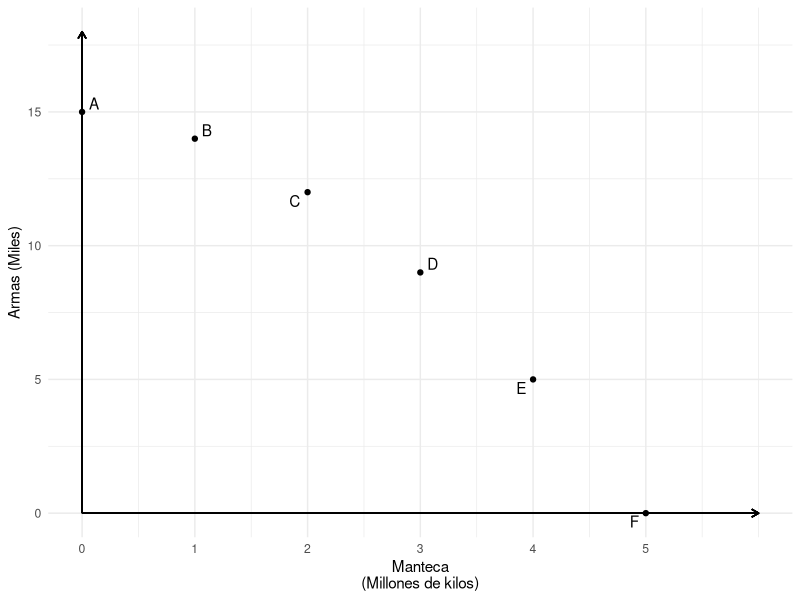
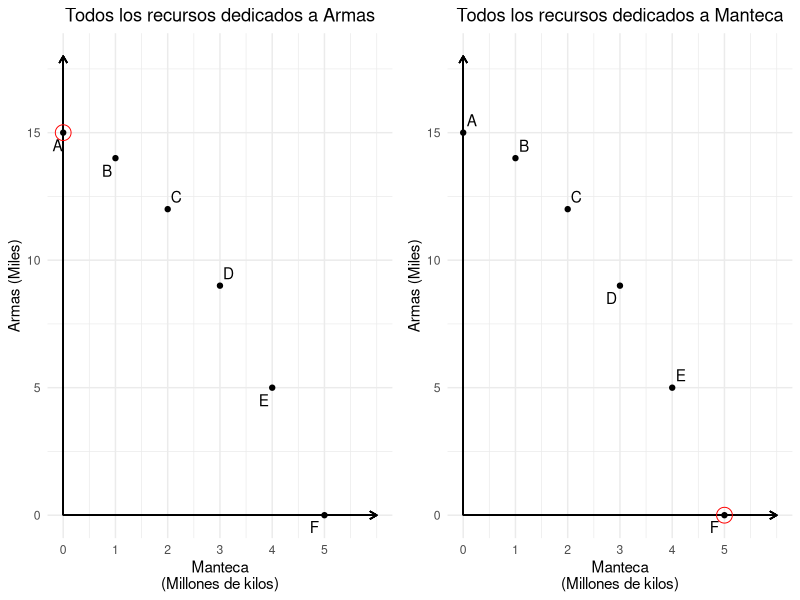
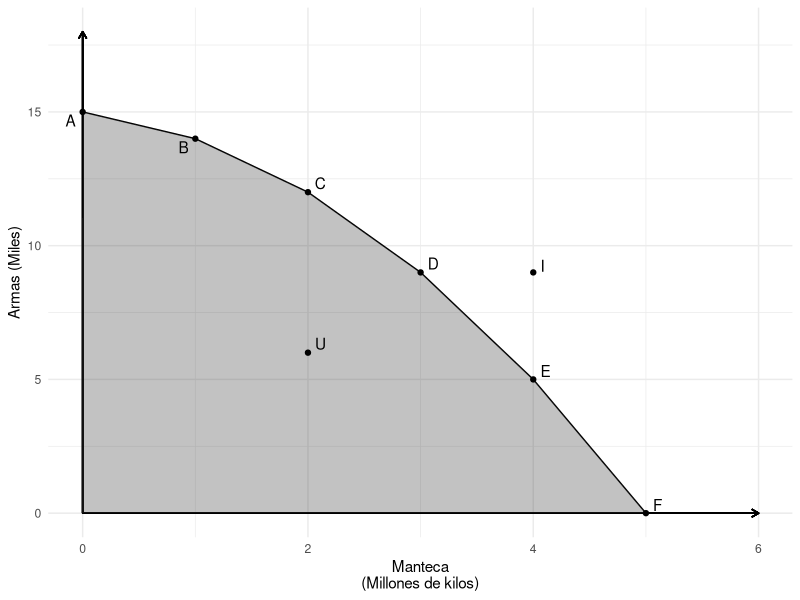
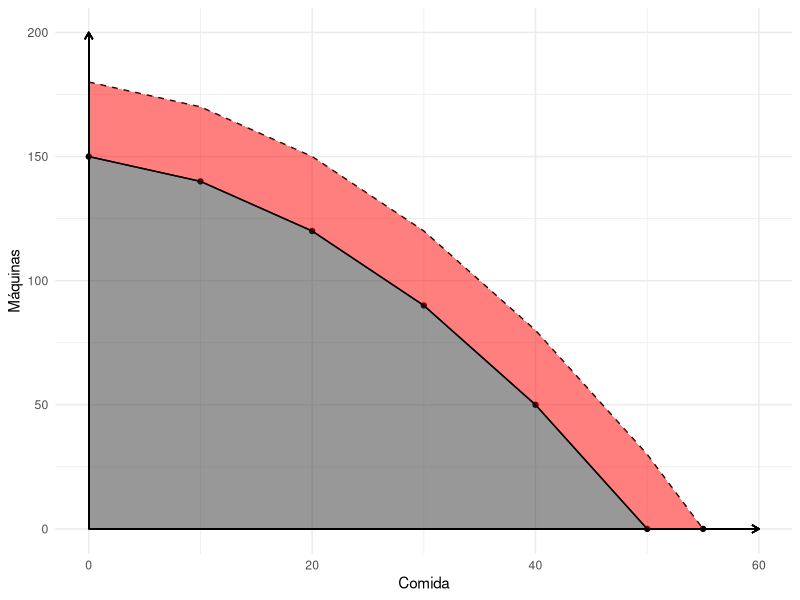

The R script that drew these images, in order:
## ---- chunk 1
knitr::opts_chunk$set(echo = FALSE)
library(tidyverse)
library(ggrepel)
library(cowplot)
library(knitr)

theme_set(theme_minimal() + 
            theme(plot.title = element_text(hjust = 0.5)))

## ---- chunk 2
# Table 1.1
table_1 <- tibble(manteca = 0:5,
                  armas = c(15, 14, 12, 9, 5, 0),
                  labs = LETTERS[1:6])


fig_1 <- ggplot(table_1, aes(manteca, armas)) + 
  geom_point() + 
  geom_segment(aes(x = 0, y = 0, xend = 0, yend = 18),          arrow = arrow(length=unit(0.2, "cm"))) +
  geom_segment(aes(x=0, y=0, xend = 6, yend = 0), arrow =       arrow(length=unit(0.2, "cm"))) + 
  scale_x_continuous(breaks = c(0:5),
                     labels = c(0:5)) +
  geom_text_repel(aes(label=labs)) + 
  labs(x= "Manteca\n(Millones de kilos)", y="Armas (Miles)")

fig_1

## ---- chunk 3
highlight_A <- fig_1 + 
  geom_point(data = filter(table_1, labs == "A"), alpha =          1, color = "red", size = 5, shape = 21) + 
  labs(title = "Todos los recursos dedicados a Armas")

highlight_B <- fig_1 + 
  geom_point(data = filter(table_1, labs == "F"), alpha =               1, color = "red", size = 5, shape = 21) + 
  labs(title = "Todos los recursos dedicados a Manteca")

plot_grid(highlight_A, highlight_B)
## ---- chunk 4
fig_2_data <- bind_rows(table_1,
  tibble(manteca = c(4, 2),
                       armas = c(9, 6),
                       labs = c("I", "U")))

ggplot(fig_2_data, aes(manteca, armas)) + 
  geom_segment(aes(x = 0, y = 0, xend = 0, yend = 18), arrow = arrow(length=unit(0.2, "cm"))) +
  geom_segment(aes(x=0, y=0, xend = 6, yend = 0), arrow = arrow(length=unit(0.2, "cm"))) +
  geom_line(data = table_1) + 
  geom_area(data = table_1, alpha = 0.3) + 
  geom_point() + 
  geom_text_repel(aes(label=labs)) + 
  labs(x= "Manteca\n(Millones de kilos)", y="Armas (Miles)")

## ---- chunk 5
df <- tribble(
  ~food, ~machines,   ~lab,
  0,      150,        "A",  
  10,     140,        "B",
  20,     120,        "C",
  30,     90,         "D",
  40,     50,         "E",
  50,     0,          "F"
) %>% 
    mutate(machines_2 = machines + 30) %>% 
  bind_rows(c(machines=0, machines_2=0, food = 55 ))


# Figure 3 - Crecimiento Economico
ggplot(df, aes(x=food, y=machines)) + 
  geom_point() + 
  geom_line() + 
  geom_line(aes(x=food, y = machines_2), lty="dashed") + 
  geom_ribbon(aes(ymin = 0, ymax=machines), alpha = 0.5) + 
  geom_ribbon(aes(ymin = machines, ymax = machines_2), alpha = 0.5, fill = "red") +
  geom_line(aes(x=food, y=machines)) + 
  geom_segment(aes(x = 0, y = 0, xend = 0, yend = 200), arrow = arrow(length=unit(0.2, "cm"))) +
  geom_segment(aes(x=0, y=0, xend = 60, yend = 0), arrow = arrow(length=unit(0.2, "cm"))) +
  labs(x="Comida", y= "Máquinas")

